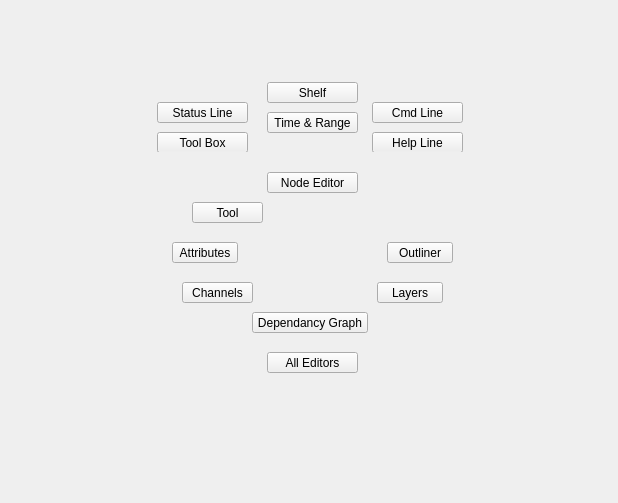
<?xml version="1.0" encoding="UTF-8"?>
<ui version="4.0">
 <class>QtUi</class>
 <widget class="QMainWindow" name="QtUi">
  <property name="enabled">
   <bool>true</bool>
  </property>
  <property name="geometry">
   <rect>
    <x>0</x>
    <y>0</y>
    <width>618</width>
    <height>503</height>
   </rect>
  </property>
  <property name="sizePolicy">
   <sizepolicy hsizetype="Ignored" vsizetype="Ignored">
    <horstretch>0</horstretch>
    <verstretch>0</verstretch>
   </sizepolicy>
  </property>
  <property name="minimumSize">
   <size>
    <width>0</width>
    <height>0</height>
   </size>
  </property>
  <property name="maximumSize">
   <size>
    <width>16777215</width>
    <height>16777215</height>
   </size>
  </property>
  <property name="toolButtonStyle">
   <enum>Qt::ToolButtonIconOnly</enum>
  </property>
  <property name="tabShape">
   <enum>QTabWidget::Triangular</enum>
  </property>
  <property name="dockNestingEnabled">
   <bool>true</bool>
  </property>
  <property name="dockOptions">
   <set>QMainWindow::AllowNestedDocks|QMainWindow::AllowTabbedDocks|QMainWindow::AnimatedDocks|QMainWindow::ForceTabbedDocks</set>
  </property>
  <widget class="QWidget" name="widget">
   <property name="sizePolicy">
    <sizepolicy hsizetype="Ignored" vsizetype="Ignored">
     <horstretch>0</horstretch>
     <verstretch>0</verstretch>
    </sizepolicy>
   </property>
   <layout class="QGridLayout" name="gridLayout">
    <property name="leftMargin">
     <number>0</number>
    </property>
    <property name="topMargin">
     <number>0</number>
    </property>
    <property name="rightMargin">
     <number>0</number>
    </property>
    <property name="bottomMargin">
     <number>0</number>
    </property>
    <property name="spacing">
     <number>0</number>
    </property>
    <item row="0" column="0">
     <widget class="QWidget" name="staticWindow" native="true">
      <layout class="QGridLayout" name="gridLayout_2">
       <property name="leftMargin">
        <number>0</number>
       </property>
       <property name="topMargin">
        <number>0</number>
       </property>
       <property name="rightMargin">
        <number>0</number>
       </property>
       <property name="bottomMargin">
        <number>0</number>
       </property>
       <property name="spacing">
        <number>0</number>
       </property>
       <item row="0" column="0" rowspan="3">
        <widget class="Region" name="region_4" native="true"/>
       </item>
       <item row="0" column="1">
        <widget class="Region" name="region" native="true">
         <layout class="QVBoxLayout" name="verticalLayout_2">
          <property name="spacing">
           <number>0</number>
          </property>
          <property name="leftMargin">
           <number>0</number>
          </property>
          <property name="topMargin">
           <number>0</number>
          </property>
          <property name="rightMargin">
           <number>0</number>
          </property>
          <property name="bottomMargin">
           <number>0</number>
          </property>
          <item>
           <spacer name="verticalSpacer_2">
            <property name="orientation">
             <enum>Qt::Vertical</enum>
            </property>
            <property name="sizeHint" stdset="0">
             <size>
              <width>20</width>
              <height>40</height>
             </size>
            </property>
           </spacer>
          </item>
          <item>
           <widget class="Region" name="widget_3" native="true">
            <property name="minimumSize">
             <size>
              <width>0</width>
              <height>80</height>
             </size>
            </property>
            <widget class="QPushButton" name="b007">
             <property name="geometry">
              <rect>
               <x>10</x>
               <y>30</y>
               <width>91</width>
               <height>21</height>
              </rect>
             </property>
             <property name="minimumSize">
              <size>
               <width>0</width>
               <height>21</height>
              </size>
             </property>
             <property name="maximumSize">
              <size>
               <width>16777215</width>
               <height>21</height>
              </size>
             </property>
             <property name="whatsThis">
              <string>dynLayout</string>
             </property>
             <property name="text">
              <string>Status Line</string>
             </property>
            </widget>
            <widget class="QPushButton" name="b009">
             <property name="geometry">
              <rect>
               <x>120</x>
               <y>40</y>
               <width>91</width>
               <height>21</height>
              </rect>
             </property>
             <property name="minimumSize">
              <size>
               <width>0</width>
               <height>21</height>
              </size>
             </property>
             <property name="maximumSize">
              <size>
               <width>16777215</width>
               <height>21</height>
              </size>
             </property>
             <property name="whatsThis">
              <string>dynLayout</string>
             </property>
             <property name="text">
              <string>Time &amp;&amp; Range</string>
             </property>
            </widget>
            <widget class="QPushButton" name="b008">
             <property name="geometry">
              <rect>
               <x>120</x>
               <y>10</y>
               <width>91</width>
               <height>21</height>
              </rect>
             </property>
             <property name="minimumSize">
              <size>
               <width>0</width>
               <height>21</height>
              </size>
             </property>
             <property name="maximumSize">
              <size>
               <width>16777215</width>
               <height>21</height>
              </size>
             </property>
             <property name="whatsThis">
              <string>dynLayout</string>
             </property>
             <property name="text">
              <string>Shelf</string>
             </property>
            </widget>
            <widget class="QPushButton" name="b011">
             <property name="geometry">
              <rect>
               <x>225</x>
               <y>30</y>
               <width>91</width>
               <height>21</height>
              </rect>
             </property>
             <property name="minimumSize">
              <size>
               <width>0</width>
               <height>21</height>
              </size>
             </property>
             <property name="maximumSize">
              <size>
               <width>16777215</width>
               <height>21</height>
              </size>
             </property>
             <property name="whatsThis">
              <string>dynLayout</string>
             </property>
             <property name="text">
              <string>Cmd Line</string>
             </property>
            </widget>
            <widget class="QPushButton" name="b012">
             <property name="geometry">
              <rect>
               <x>225</x>
               <y>60</y>
               <width>91</width>
               <height>21</height>
              </rect>
             </property>
             <property name="minimumSize">
              <size>
               <width>0</width>
               <height>21</height>
              </size>
             </property>
             <property name="maximumSize">
              <size>
               <width>16777215</width>
               <height>21</height>
              </size>
             </property>
             <property name="whatsThis">
              <string>dynLayout</string>
             </property>
             <property name="text">
              <string>Help Line</string>
             </property>
            </widget>
            <widget class="QPushButton" name="b013">
             <property name="geometry">
              <rect>
               <x>10</x>
               <y>60</y>
               <width>91</width>
               <height>21</height>
              </rect>
             </property>
             <property name="minimumSize">
              <size>
               <width>0</width>
               <height>21</height>
              </size>
             </property>
             <property name="maximumSize">
              <size>
               <width>16777215</width>
               <height>21</height>
              </size>
             </property>
             <property name="whatsThis">
              <string>dynLayout</string>
             </property>
             <property name="text">
              <string>Tool Box</string>
             </property>
            </widget>
           </widget>
          </item>
         </layout>
        </widget>
       </item>
       <item row="0" column="2" rowspan="3">
        <widget class="Region" name="region_2" native="true"/>
       </item>
       <item row="1" column="1">
        <widget class="QWidget" name="widget_0" native="true">
         <property name="minimumSize">
          <size>
           <width>325</width>
           <height>200</height>
          </size>
         </property>
         <property name="maximumSize">
          <size>
           <width>300</width>
           <height>200</height>
          </size>
         </property>
         <widget class="QPushButton" name="b004">
          <property name="geometry">
           <rect>
            <x>35</x>
            <y>130</y>
            <width>71</width>
            <height>21</height>
           </rect>
          </property>
          <property name="minimumSize">
           <size>
            <width>0</width>
            <height>21</height>
           </size>
          </property>
          <property name="maximumSize">
           <size>
            <width>16777215</width>
            <height>21</height>
           </size>
          </property>
          <property name="toolTip">
           <string/>
          </property>
          <property name="whatsThis">
           <string>dynLayout</string>
          </property>
          <property name="text">
           <string>Channels</string>
          </property>
         </widget>
         <widget class="QPushButton" name="b002">
          <property name="geometry">
           <rect>
            <x>45</x>
            <y>50</y>
            <width>71</width>
            <height>21</height>
           </rect>
          </property>
          <property name="minimumSize">
           <size>
            <width>0</width>
            <height>21</height>
           </size>
          </property>
          <property name="maximumSize">
           <size>
            <width>16777215</width>
            <height>21</height>
           </size>
          </property>
          <property name="toolTip">
           <string/>
          </property>
          <property name="whatsThis">
           <string>dynLayout</string>
          </property>
          <property name="text">
           <string>Tool</string>
          </property>
         </widget>
         <widget class="QPushButton" name="b000">
          <property name="geometry">
           <rect>
            <x>25</x>
            <y>90</y>
            <width>66</width>
            <height>21</height>
           </rect>
          </property>
          <property name="minimumSize">
           <size>
            <width>0</width>
            <height>21</height>
           </size>
          </property>
          <property name="maximumSize">
           <size>
            <width>16777215</width>
            <height>21</height>
           </size>
          </property>
          <property name="toolTip">
           <string/>
          </property>
          <property name="whatsThis">
           <string>dynLayout</string>
          </property>
          <property name="text">
           <string>Attributes</string>
          </property>
         </widget>
         <widget class="QPushButton" name="b001">
          <property name="geometry">
           <rect>
            <x>240</x>
            <y>90</y>
            <width>66</width>
            <height>21</height>
           </rect>
          </property>
          <property name="minimumSize">
           <size>
            <width>0</width>
            <height>21</height>
           </size>
          </property>
          <property name="maximumSize">
           <size>
            <width>16777215</width>
            <height>21</height>
           </size>
          </property>
          <property name="toolTip">
           <string/>
          </property>
          <property name="whatsThis">
           <string>dynLayout</string>
          </property>
          <property name="text">
           <string>Outliner</string>
          </property>
         </widget>
         <widget class="QPushButton" name="b003">
          <property name="geometry">
           <rect>
            <x>230</x>
            <y>130</y>
            <width>66</width>
            <height>21</height>
           </rect>
          </property>
          <property name="minimumSize">
           <size>
            <width>0</width>
            <height>21</height>
           </size>
          </property>
          <property name="maximumSize">
           <size>
            <width>16777215</width>
            <height>21</height>
           </size>
          </property>
          <property name="toolTip">
           <string/>
          </property>
          <property name="whatsThis">
           <string>dynLayout</string>
          </property>
          <property name="text">
           <string>Layers</string>
          </property>
         </widget>
         <widget class="QPushButton" name="b006">
          <property name="geometry">
           <rect>
            <x>105</x>
            <y>160</y>
            <width>116</width>
            <height>21</height>
           </rect>
          </property>
          <property name="minimumSize">
           <size>
            <width>0</width>
            <height>21</height>
           </size>
          </property>
          <property name="maximumSize">
           <size>
            <width>16777215</width>
            <height>21</height>
           </size>
          </property>
          <property name="toolTip">
           <string/>
          </property>
          <property name="whatsThis">
           <string>dynLayout</string>
          </property>
          <property name="text">
           <string>Dependancy Graph</string>
          </property>
         </widget>
         <widget class="QPushButton" name="b005">
          <property name="geometry">
           <rect>
            <x>120</x>
            <y>20</y>
            <width>91</width>
            <height>21</height>
           </rect>
          </property>
          <property name="minimumSize">
           <size>
            <width>0</width>
            <height>21</height>
           </size>
          </property>
          <property name="maximumSize">
           <size>
            <width>16777215</width>
            <height>21</height>
           </size>
          </property>
          <property name="toolTip">
           <string/>
          </property>
          <property name="whatsThis">
           <string>dynLayout</string>
          </property>
          <property name="text">
           <string>Node Editor</string>
          </property>
         </widget>
        </widget>
       </item>
       <item row="2" column="1">
        <widget class="Region" name="region_3" native="true">
         <property name="whatsThis">
          <string/>
         </property>
         <layout class="QVBoxLayout" name="verticalLayout">
          <property name="spacing">
           <number>0</number>
          </property>
          <property name="leftMargin">
           <number>0</number>
          </property>
          <property name="topMargin">
           <number>0</number>
          </property>
          <property name="rightMargin">
           <number>0</number>
          </property>
          <property name="bottomMargin">
           <number>0</number>
          </property>
          <item>
           <widget class="Region" name="widget_2" native="true">
            <property name="minimumSize">
             <size>
              <width>0</width>
              <height>80</height>
             </size>
            </property>
            <widget class="QPushButton" name="i000">
             <property name="geometry">
              <rect>
               <x>120</x>
               <y>0</y>
               <width>91</width>
               <height>21</height>
              </rect>
             </property>
             <property name="minimumSize">
              <size>
               <width>0</width>
               <height>21</height>
              </size>
             </property>
             <property name="maximumSize">
              <size>
               <width>16777215</width>
               <height>21</height>
              </size>
             </property>
             <property name="accessibleName">
              <string>editors#lower</string>
             </property>
             <property name="text">
              <string>All Editors</string>
             </property>
            </widget>
           </widget>
          </item>
          <item>
           <spacer name="verticalSpacer">
            <property name="orientation">
             <enum>Qt::Vertical</enum>
            </property>
            <property name="sizeHint" stdset="0">
             <size>
              <width>20</width>
              <height>40</height>
             </size>
            </property>
           </spacer>
          </item>
         </layout>
        </widget>
       </item>
      </layout>
     </widget>
    </item>
   </layout>
  </widget>
 </widget>
 <customwidgets>
  <customwidget>
   <class>Region</class>
   <extends>QWidget</extends>
   <header>widgets.region.h</header>
   <container>1</container>
  </customwidget>
 </customwidgets>
 <resources/>
 <connections/>
 <designerdata>
  <property name="gridDeltaX">
   <number>5</number>
  </property>
  <property name="gridDeltaY">
   <number>10</number>
  </property>
  <property name="gridSnapX">
   <bool>true</bool>
  </property>
  <property name="gridSnapY">
   <bool>true</bool>
  </property>
  <property name="gridVisible">
   <bool>true</bool>
  </property>
 </designerdata>
</ui>
